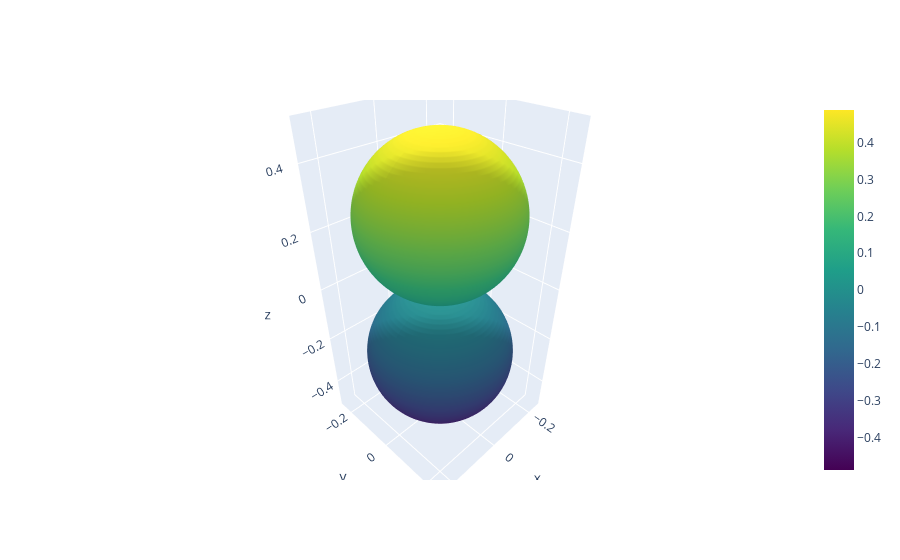

Notebook code for this chart:
### Code cell
phi, theta = np.linspace(0, np.pi, 100), np.linspace(0, 2*np.pi, 100)
phi, theta = np.meshgrid(phi, theta)

l,m = 1, 0

# The name of angles is different in definition
Ylm = angular_function(m, l, theta=phi, phi=theta) 

x = np.sin(phi) * np.cos(theta) * abs(Ylm)
y = np.sin(phi) * np.sin(theta) * abs(Ylm)
z = np.cos(phi) * abs(Ylm)

# Create a 3D surface plot
fig = go.Figure(data=[go.Surface(x=x, y=y, z=z, colorscale='Viridis')])

# Show the plot
fig.show()

### Figure 1 — Plotly figure (JSON) as saved in the notebook; plotly's stock layout.template omitted (floating-point values rounded to 4 significant figures; data arrays with more than 128 entries replaced by an {"elided": "..."} marker saying what was removed)
{"data": [{"colorscale": [[0, "#440154"], [0.1111, "#482878"], [0.2222, "#3e4989"], [0.3333, "#31688e"], [0.4444, "#26828e"], [0.5556, "#1f9e89"], [0.6667, "#35b779"], [0.7778, "#6ece58"], [0.8889, "#b5de2b"], [1, "#fde725"]], "type": "surface", "x": {"elided": "100x100 float values"}, "y": {"elided": "100x100 float values"}, "z": {"elided": "100x100 float values"}}], "layout": {}}
